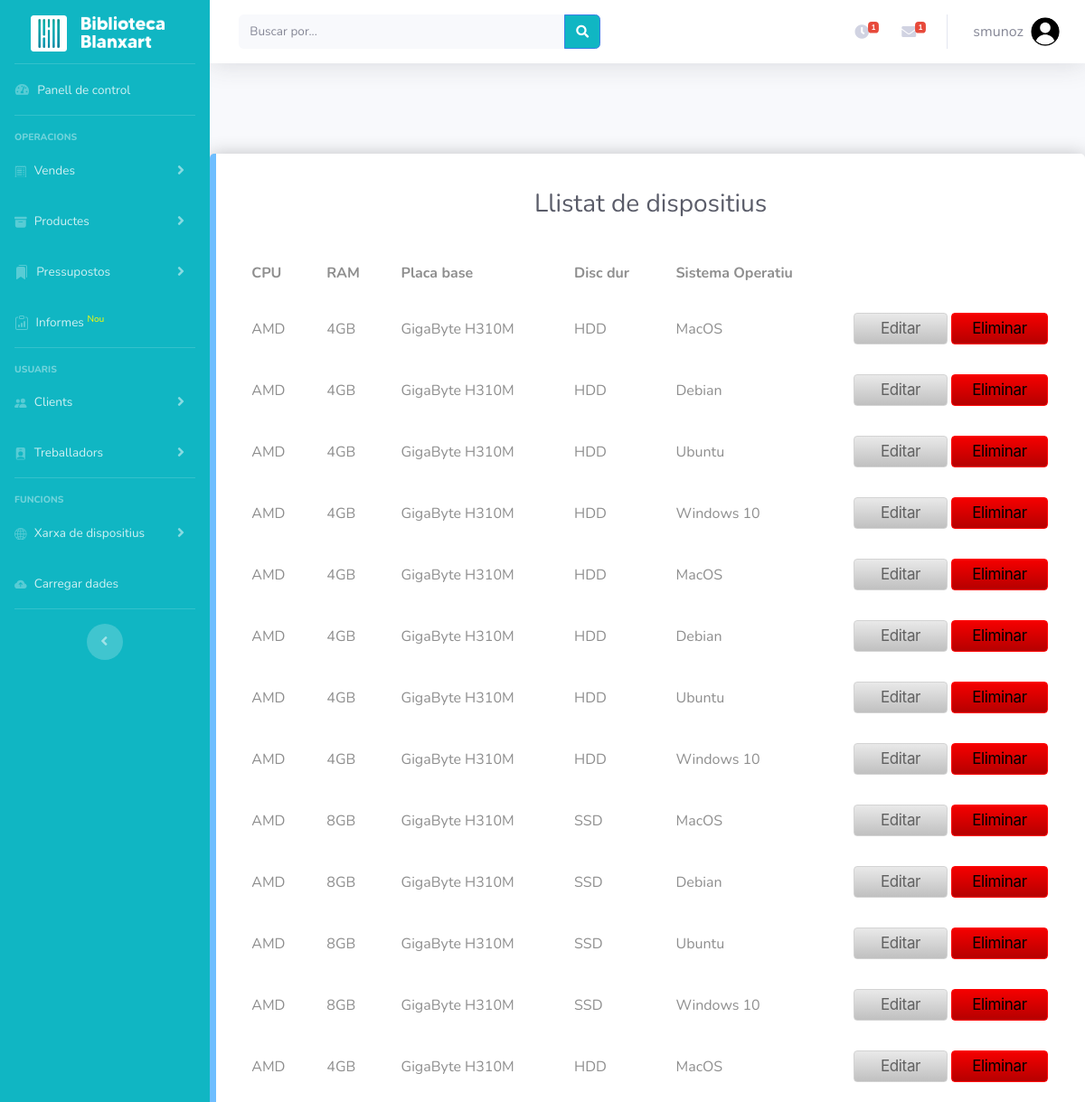
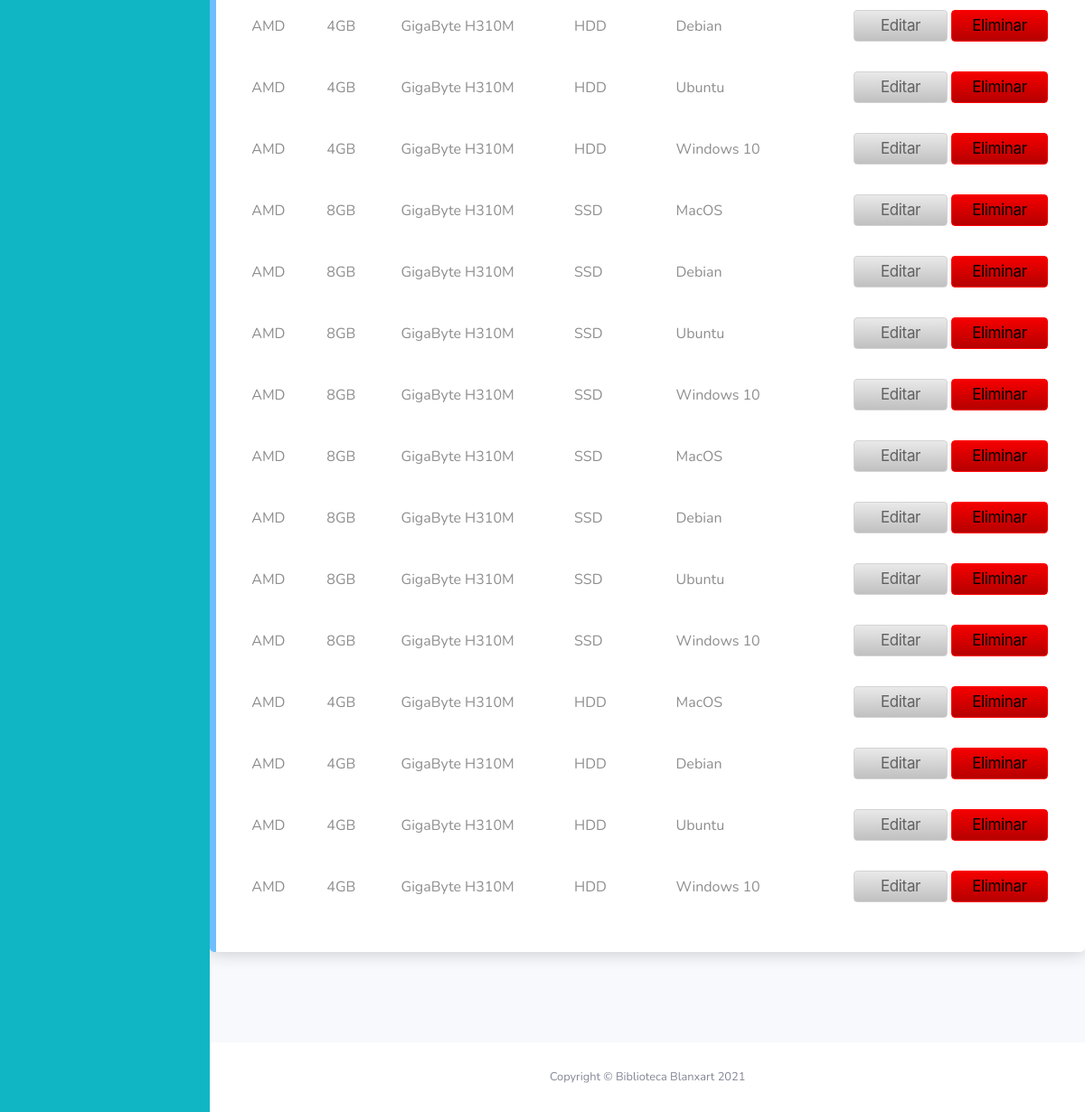
/llistat_dispositius.php (signed in), run on the app's committed database (2 pictures, top to bottom).
### tables this page shows
CREATE TABLE tb_ordinadors (
    id_ordinador INT PRIMARY KEY AUTO_INCREMENT, 
    ip VARCHAR(15), 
    cpu VARCHAR(10), 
    velocitat_cpu VARCHAR(10), 
    placa_base VARCHAR(20), 
    ram VARCHAR(10), 
    disc_dur VARCHAR(20), 
    espai_disc_GB INT, 
    disc_velocitat VARCHAR(10), 
    departament VARCHAR(20), 
    id_departament INT, 
    id_espai INT
);

CREATE TABLE tb_software (
    id_software INT PRIMARY KEY, 
    sistema_operatiu VARCHAR(50), 
    empresa VARCHAR(50)
);

### llistat_dispositius.php (the view, shortened to what this page needs)
<!DOCTYPE html>
<html lang="cat">
<head>
    <link href="vendor/fontawesome-free/css/all.min.css" rel="stylesheet" type="text/css">
    <link href="css/aso.css" rel="stylesheet">
    <link href="css/sb-admin-2.min.css" rel="stylesheet">
</head>
<body id="page-top">
    <div id="wrapper">
    <?php include("layout/menu-lateral.php"); ?>
        <div id="content-wrapper" class="d-flex flex-column">
            <div id="content">
                <?php include("layout/user-logout.php"); ?>
    <div id="page-content-wrapper">
    <?php
require('functions/connector.php');
$sql="SELECT * FROM tb_ordinadors INNER JOIN tb_software;";
$result=mysqli_query($dbLink,$sql) or exit(mysqli_error($dbLink)); ?>
<div class="recuadro_lista">
    <div>
<table class="table">
    <tr>
    <br>
        <h1 class="h3 mb-0 text-gray-800">Llistat de dispositius</h1>
        <br>
        <th>CPU</th><th>RAM</th><th>Placa base</th><th>Disc dur</th><th>Sistema Operatiu</th>
    </tr> <?php
    while($producte=mysqli_fetch_array($result)) { ?>
        <tr>
            <td><?php echo $producte["cpu"]; ?></td>
            <td><?php echo $producte["ram"]; ?></td>
            <td><?php echo $producte["placa_base"]; ?></td>
            <td><?php echo $producte["disc_dur"]; ?></td>
            <td><?php echo $producte["sistema_operatiu"]; ?></td>
            <td>
                <a class="button-white button-block-editar as-tradeupinline-button" href="modificar_dispositiu.php?usuari=<?php echo $producte["id_ordinador"];?>">Editar</a>
                <a class="button-white button-block-eliminar as-tradeupinline-button" href="functions/eliminar_dispositiu.php?usuari=<?php echo $producte["id_ordinador"];?>">Eliminar</a>
            </td>
        </tr><?php
} ?>
</table>
</div>
</div>
  </div>
            </div>
            <?php include("layout/footer.php"); ?>
        </div>
    </div>
</body>
</html>

### css/aso.css (style rules this page uses)
body { font: 14px sans-serif; }
body { background-image: url("../img/wallpaper.jpg"); font-family: sans-serif; overflow: auto; color: #000000; background-position: center; background-attachment: fixed; background-position: center; background-repeat: no-repeat; background-size: cover; height: 500px; }
a { color: #028802; text-decoration: none; transition: 0.3s; }
.as-tradeupinline-button { z-index: 1; }
h1 { color: rgb(163, 163, 163); text-align: center; font-size: 45px; }
.button-white { font-size: 17px; line-height: 1.47059; font-weight: 400; letter-spacing: -.022em; font-family: SF Pro Text,SF Pro Icons,AOS Icons,Helvetica Neue,Helvetica,Arial,sans-serif; background-color: #c9cbcc; background: linear-gradient(#e9e9e9,#c0c0c0); border: 1px solid rgb(211, 211, 211); border-radius: 4px; color: rgb(97, 97, 97); cursor: pointer; display: inline-block; min-width: 30px; padding: 4px 15px; text-align: center; white-space: nowrap; }
table { color: #484848; }
.table > thead > tr > th, .table > tbody > tr > th, .table > tfoot > tr > th, .table > thead > tr > td, .table > tbody > tr > td, .table > tfoot > tr > td { padding: 8px; line-height: 1.42857143; border-top: 0px solid #fff; vertical-align: inherit; border: solid 1px #fff; color: #8e8e8e; }
.recuadro_lista { background-color: #fff; border-radius: 5px 5px 5px 5px; border-style: solid; border-width: 0px 0px 0px 7px; border-color: #239cffa7; box-shadow: 0px 0px 20px 0px rgba(0, 0, 0, 0.22); transition: background 0.5s, border 0.5s, border-radius 0.5s, box-shadow 0.5s; box-sizing: border-box; left: 100px; top: 200px; align-content: center!important; width: 100%; max-width: 1380px; padding: 15px; margin: auto; margin-top: 100px; margin-bottom: 100px; }
.button-block-editar { box-sizing: border-box; width: 48%; }
.button-block-eliminar { box-sizing: border-box; width: 49%; font-size: 17px; line-height: 1.47059; font-weight: 400; letter-spacing: -.022em; font-family: SF Pro Text,SF Pro Icons,AOS Icons,Helvetica Neue,Helvetica,Arial,sans-serif; background-color: #b90000; background: linear-gradient(#f50000,#b60000); border: 1px solid rgb(255, 0, 0); border-radius: 4px; color: rgb(0, 0, 0); cursor: pointer; display: inline-block; min-width: 30px; padding: 4px 15px; text-align: center; white-space: nowrap; }

### data on the page
tb_ordinadors: cpu "AMD", ram "4GB", placa_base "GigaByte H310M", disc_dur "HDD", tb_software.sistema_operatiu "MacOS", tb_software.sistema_operatiu "Debian", tb_software.sistema_operatiu "Ubuntu", tb_software.sistema_operatiu "Windows 10"
tb_ordinadors: cpu "AMD", ram "4GB", placa_base "GigaByte H310M", disc_dur "HDD", tb_software.sistema_operatiu "MacOS", tb_software.sistema_operatiu "Debian", tb_software.sistema_operatiu "Ubuntu", tb_software.sistema_operatiu "Windows 10"
tb_ordinadors: cpu "AMD", ram "8GB", placa_base "GigaByte H310M", disc_dur "SSD", tb_software.sistema_operatiu "MacOS", tb_software.sistema_operatiu "Debian", tb_software.sistema_operatiu "Ubuntu", tb_software.sistema_operatiu "Windows 10"
tb_ordinadors: cpu "AMD", ram "4GB", placa_base "GigaByte H310M", disc_dur "HDD", tb_software.sistema_operatiu "MacOS", tb_software.sistema_operatiu "Debian", tb_software.sistema_operatiu "Ubuntu", tb_software.sistema_operatiu "Windows 10"
tb_ordinadors: cpu "AMD", ram "8GB", placa_base "GigaByte H310M", disc_dur "SSD", tb_software.sistema_operatiu "MacOS", tb_software.sistema_operatiu "Debian", tb_software.sistema_operatiu "Ubuntu", tb_software.sistema_operatiu "Windows 10"
tb_ordinadors: cpu "AMD", ram "8GB", placa_base "GigaByte H310M", disc_dur "SSD", tb_software.sistema_operatiu "MacOS", tb_software.sistema_operatiu "Debian", tb_software.sistema_operatiu "Ubuntu", tb_software.sistema_operatiu "Windows 10"
tb_ordinadors: cpu "AMD", ram "4GB", placa_base "GigaByte H310M", disc_dur "HDD", tb_software.sistema_operatiu "MacOS", tb_software.sistema_operatiu "Debian", tb_software.sistema_operatiu "Ubuntu", tb_software.sistema_operatiu "Windows 10"

### other printed values
$_SESSION["usuari"] "smunoz"
